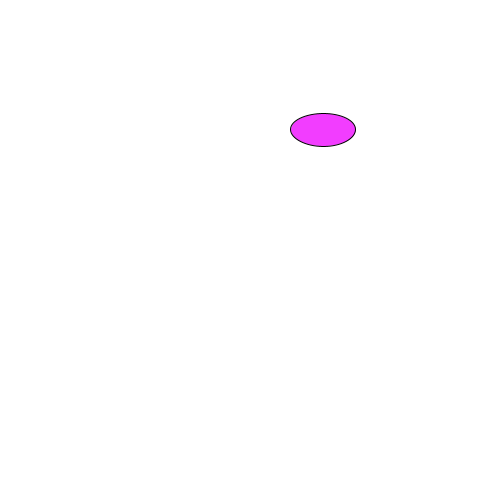
Frame 1 (no input)
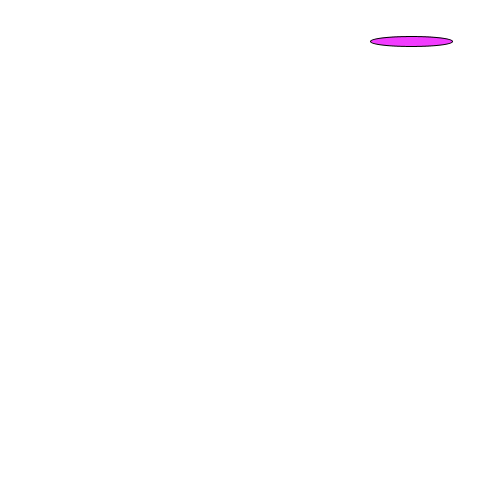
Frame 60 (the mouse pressed at the canvas centre just before this capture)
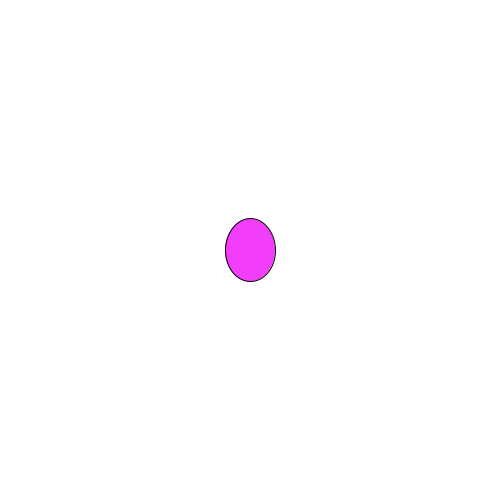
Frame 120 (the mouse held since frame 60 and released just before this capture)

The Processing sketch that drew these frames (run headless with seeded random() and noise(); from frame 60 on, the mouse is pressed at the canvas centre):

// Processing sketch: processing_19321
// ── processing_19321.pde

float x = random(0,500);//starting coordinates
float y = random(0,500);
float speed = 1.5;
float diam = 50;
float r = random(1,255);
float g = random(1,255);
float b = random(1,255);

void setup(){
  size (500, 500);
  smooth();
}

void draw(){
  background(255);
  stroke(0);
  fill(r,g,x,x*10);
  ellipse(x,y,x/5,y/4);
  
  x = x + speed;
  y = y + speed * -1;
  
  if ((x > width) || (x < 0)) {
    speed = speed * -1;
    r = random(1,255);
    g = random(1,255);
    b = random(1,255);
  }
  
    if ((y > height) || (y < 0)) {
    speed = speed * -1;
    r = random(1,255);
    g = random(1,255);
    b = random(1,255);
  }
  
  if(mousePressed){
    x=mouseX;
    y=mouseY;
    speed = speed * -1;
  }
}
